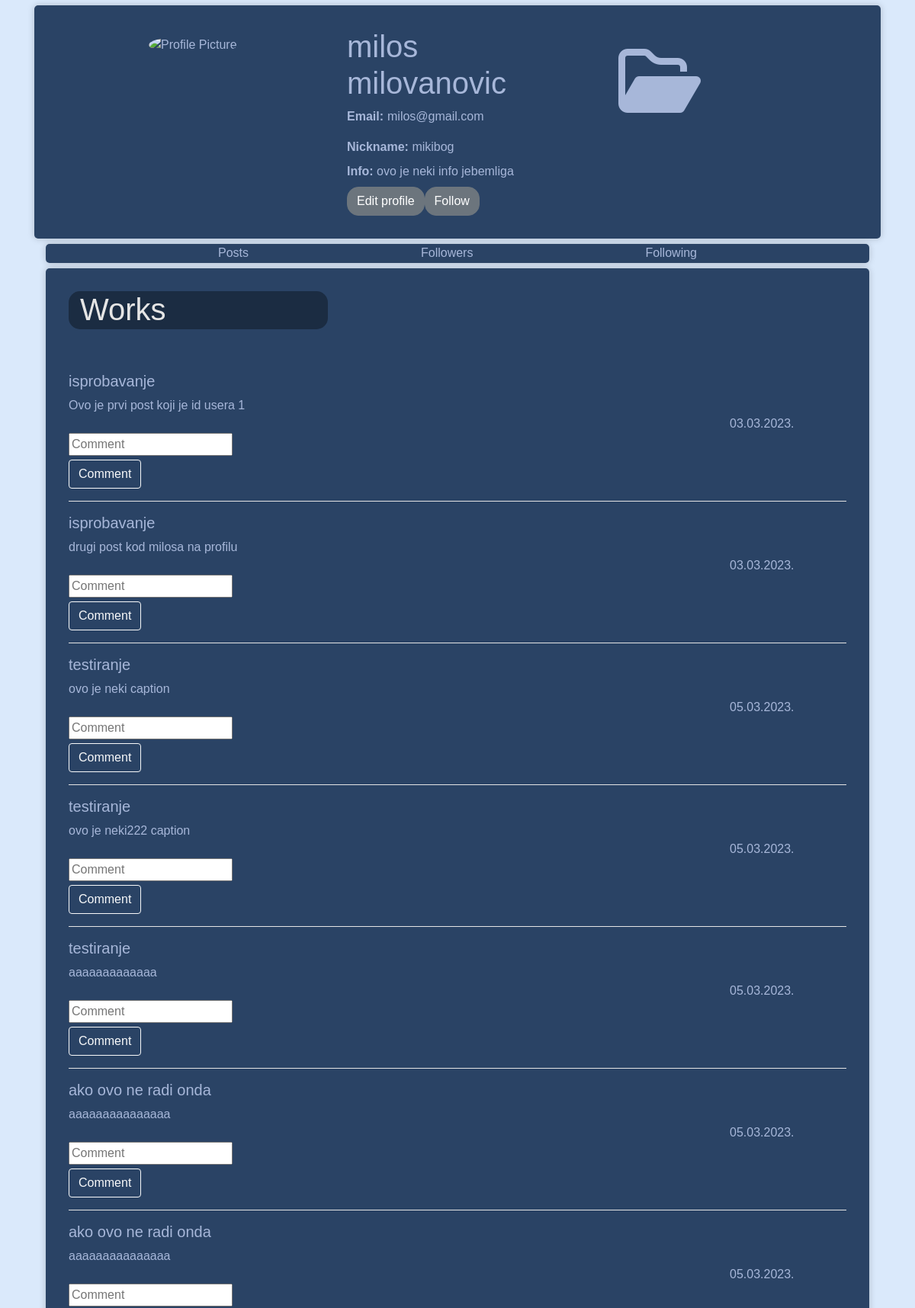
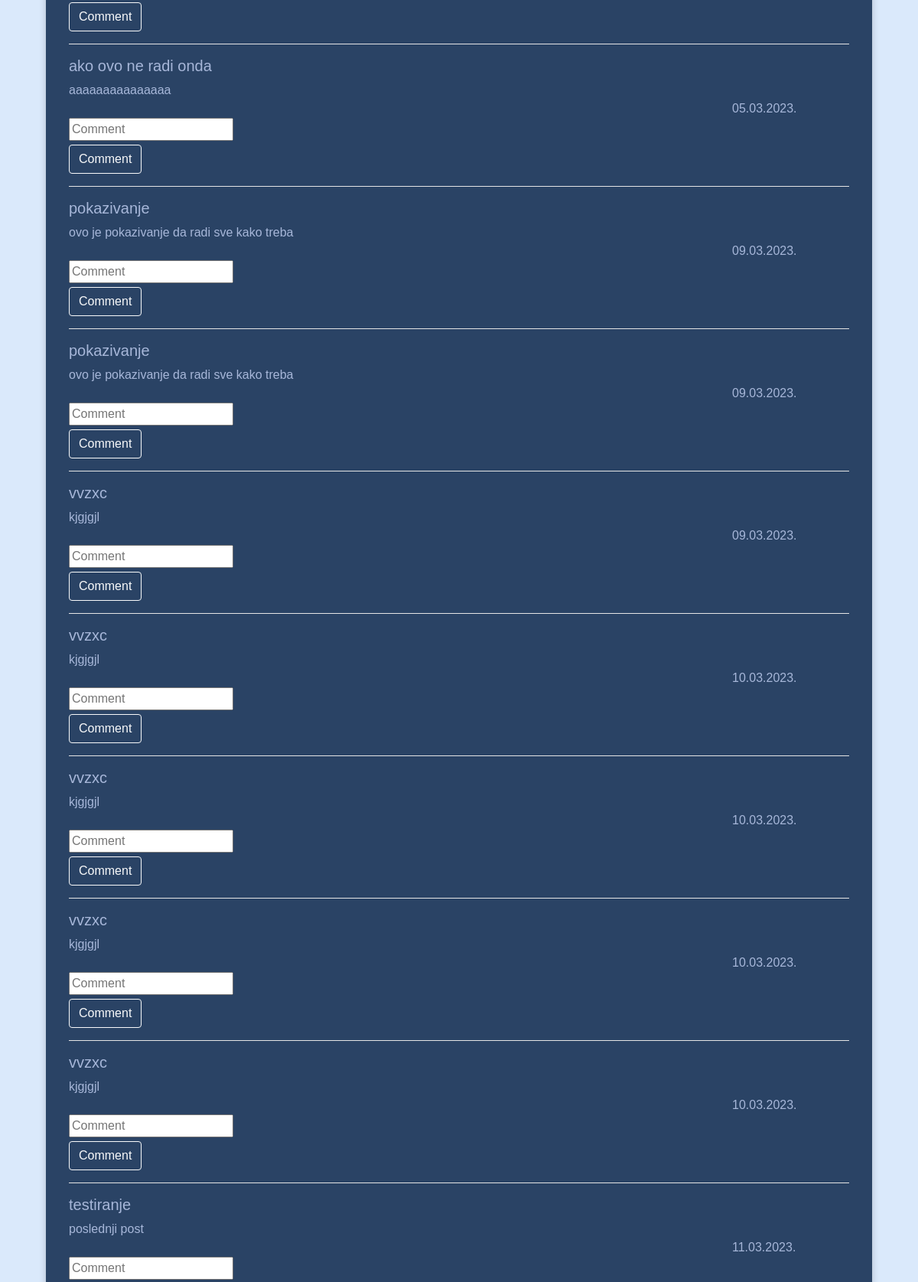
Screenshot of /pages/Profile/profile.php (signed in, upper part) with the database file from the repository (2 pictures, top to bottom).
### tables this page shows
CREATE TABLE `app_user` (
  `user_id` int(11) NOT NULL,
  `user_name` varchar(30) NOT NULL,
  `user_surname` varchar(45) NOT NULL,
  `user_nickname` varchar(15) NOT NULL,
  `user_email` varchar(30) NOT NULL,
  `user_password` varchar(30) NOT NULL,
  `user_info` tinytext DEFAULT NULL
);

CREATE TABLE `post` (
  `post_id` int(11) NOT NULL,
  `user_id` int(11) NOT NULL,
  `created_datetime` datetime NOT NULL DEFAULT current_timestamp(),
  `caption` tinytext DEFAULT NULL,
  `category` varchar(20) DEFAULT NULL,
  `uploaded_file` mediumtext NOT NULL,
  `status` int(11) NOT NULL DEFAULT 1
);

### models/classes.php (the view, shortened to what this page needs)
<?php
class Database{
private $host="localhost";
private $username="root";
private $password="";
private $name="project_database";
function connect(){
    return mysqli_connect($this->host,$this->username,$this->password,$this->name);
}
}
class User{
     public $id;
     public $db;
     public $name;
     public $surname;
     public $nickname;
     public $email;
     public $info;
    public function __construct($datab,$id){
        $this->id = $id;
        $this->db = $datab->connect();
        $this->loadData();
    }
    function loadData(){
        $querry="SELECT user_name, user_surname, user_nickname, user_email, user_info, user_password FROM app_user WHERE user_id = {$this->id}";
        $res=mysqli_query($this->db,$querry);
        if(mysqli_num_rows($res)==0){
            echo "eror sa upitom nema ga u bazi";
        }else
        {   while($row=mysqli_fetch_assoc($res)){
            $this->name = $row['user_name'];
            $this->surname = $row['user_surname'];
            $this->nickname = $row['user_nickname'];
            $this->email = $row['user_email'];
            $this->info = $row['user_info'];
        }
    }
    }
    public function getName() {
        return $this->name;
    }
    public function getSurname() {
        return $this->surname;
    }
    public function getNickname() {
        if ($this->nickname!=""){
            return $this->nickname;
        }else{
            return "not entered yet";
        }
    }
    public function getEmail() {
        return $this->email;
    }
    public function getInfo() {
        if($this->info!=""){
        return $this->info;
        }else{
            return "Not added info";
        }
    }
    function allposts($datab){
        $dbc=$datab->connect();
        $posts=array();
        $query="call posts_procedure({$this->id})";
        $res=mysqli_query($dbc,$query);
        while($row = mysqli_fetch_assoc($res)){
            $posts[]=$row['post_id'];
        }
        return $posts;
    }
}
class Post{
    public static function getpost($idpost,$datab){
        $dbc=$datab->connect();
        $query=$dbc->prepare("CALL getpost(?)");
        $query->bind_param("i",$idpost);
        $query->execute();
        $res=$query->get_result();
      while( $row=mysqli_fetch_assoc($res)){
        $topic=$row['category'];
       $time=$row['created_datetime'];
       $date=date('d.m.Y.',strtotime($time));
       $txt=$row['caption'];
       $htmlanswer="";
        $htmlanswer.="<div>
        <h5>{$topic}</h5>
        {$txt}<br>
        <div class='date'>{$date}</div>
        </div>";
        echo $htmlanswer;
      }
    }
}
?>

### pages/Profile/profile.php (shortened to what this page needs)
<?php
    $sessionTimeout=2700;
    if(isset($_SESSION['lastlogin'])&&(time()-$_SESSION['lastlogin']>$sessionTimeout)){
      session_unset();
      session_destroy();
      header('Location: ../Login/login.php');
      exit();
    }else{
    include("../../models/classes.php");
    $datab= new Database();
    $user=new User($datab,$_SESSION['iduser']);
  }
?>
<!DOCTYPE html>
<html lang="en">
  <head>
    <link rel="stylesheet" href="https://cdnjs.cloudflare.com/ajax/libs/font-awesome/6.3.0/css/all.min.css">
    <link rel="stylesheet" href="https://maxcdn.bootstrapcdn.com/bootstrap/4.0.0/css/bootstrap.min.css">
    <link rel="stylesheet" href="style.css">
  </head>
  <body>
    <div class="container">
      <div class = "header">
        <div class="row">
          <div class="col-md-4">
            <div class="profile-pic">
              <img src="" alt="Profile Picture">
            </div>
          </div>
          <div class="col-md-4">
            <div class="profile-info">
              <h1><?php echo"{$user->getName()} {$user->getSurname()}"?></h1>
              <ul class="list-unstyled">
                <li><strong>Email:</strong><?php echo "{$user->getEmail()}";?></li>
              </ul>
              <p>
              <?php
                echo "<label class='lblProfile'>Nickname:</label> {$user->getNickname()}<br>
                <label class='lblProfile'>Info:</label> {$user->getInfo()}<br>
                <button  type='button' class='btn btn-secondary' id='btnEdit' name='btnEdit'>Edit profile</a>
                <button  type='button' class='btn btn-secondary' id='btnFollow' name='btnFollow'>Follow</a>";
              ?>
              </p>
              </div>
          </div>
          <div class="col-md-4">
            <div class="post">
              <button id="btnPost" name="btnPost" class="btnTransparent"><i class="fa-regular fa-folder-open fa-6x"></i></button>
            </div>
          </div>
        </div>
      </div>
      <div class="col-md-12">
        <div id="counts">
          <p>Posts</p>
          <p>Followers </p>
          <p>Following</p>
        </div>
        <div id = "works">
          <h1 class="col-md-4">Works</h1>
          <br><br>
          <?php
            $arr_posts=$user->allposts($datab);
            foreach($arr_posts as $el){
              post::getpost($el,$datab);
              echo "<input type='text' name='commtxt{$el}' id='commtxt{$el}' placeholder='Comment'><br>
              <button id='btncomm' class='btn btn-outline-light' type='submit' onclick='Postcomm({$el},{$_SESSION['iduser']})'>Comment</button><hr>";
            }
          ?>
        </div>
      </div>
    </div>
  </body>
</html>

### pages/Profile/style.css (style rules this page uses)
:root { --header: #2a4365; --highlight: #2a4365; --main: #2a4365; --text: #a7b7d9; --section: #e5e5e5; --text-complement: #D9C9A7; }
body { background-color: rgb(218, 233, 251); font-family: 'Trebuchet MS', 'Lucida Sans Unicode', 'Lucida Grande', 'Lucida Sans', Arial, sans-serif ; }
button { border-radius: 15px; }
.container { color: var(--text); }
.profile-pic img { border-radius: 50%; margin: 20px; margin-left: 150px; margin-top: 40px; }
.profile-info { padding: 30px; }
.profile-info h1 { margin-top: 0; }
.profile-info p { margin-bottom: 0; }
.profile-info ul li { margin-bottom: 5px; }
.profile-info ul li strong { margin-right: 5px; }
.lblProfile { font-weight: bolder; }
#btnEdit,#btnFollow { border-radius: 15px; }
.header { margin-top: 7px; height: 33.33%; background-color: var(--header); border-radius: 5px; box-shadow: 0 0 10px rgba(0, 0, 0, 0.2); animation: slideup 1s ease-out; }
.post { padding-top: 50px; color: var(--text); width: fit-content; height: fit-content; }
#counts { margin-top: 7px; background-color: var(--highlight); display: flex; border-radius: 5px; box-shadow: 0 0 10px rgba(0, 0, 0, 0.2); animation: slideup 1s ease-out; justify-content: space-evenly; height: 25px; }
.btnTransparent { background-color: transparent; border: none; color: inherit; }
#works { margin-top: 7px; height: 33.33%; background-color: var(--main); border-radius: 5px; box-shadow: 0 0 10px rgba(0, 0, 0, 0.2); padding: 30px; animation: slideup 1s ease-out; }
#works button { margin-top: 5px; }
#works hr { background-color: white; }
#works h1 { color: var(--section); border-radius: 15px; background-color: #1b2c42; height: 50px; }
.date { position: relative; margin-left: 85%; }

### rows the page displays
app_user: user_name "milos", user_surname "milovanovic", user_email "milos@gmail.com", user_nickname "mikibog", user_info "ovo je neki info jebemliga"
post: category "isprobavanje", caption "Ovo je prvi post koji je id usera 1", created_datetime "03.03.2023."
post: category "isprobavanje", caption "drugi post kod milosa na profilu", created_datetime "03.03.2023."
post: category "testiranje", caption "ovo je neki caption", created_datetime "05.03.2023."
post: category "testiranje", caption "ovo je neki222 caption", created_datetime "05.03.2023."
post: category "testiranje", caption "aaaaaaaaaaaaa", created_datetime "05.03.2023."
post: category "ako ovo ne radi onda", caption "aaaaaaaaaaaaaaa", created_datetime "05.03.2023."
post: category "ako ovo ne radi onda", caption "aaaaaaaaaaaaaaa", created_datetime "05.03.2023."
post: category "ako ovo ne radi onda", caption "aaaaaaaaaaaaaaa", created_datetime "05.03.2023."
post: category "pokazivanje", caption "ovo je pokazivanje da radi sve kako treba", created_datetime "09.03.2023."
post: category "pokazivanje", caption "ovo je pokazivanje da radi sve kako treba", created_datetime "09.03.2023."
post: category "vvzxc", caption "kjgjgjl", created_datetime "09.03.2023."
post: category "vvzxc", caption "kjgjgjl", created_datetime "10.03.2023."
post: category "vvzxc", caption "kjgjgjl", created_datetime "10.03.2023."
post: category "vvzxc", caption "kjgjgjl", created_datetime "10.03.2023."
post: category "vvzxc", caption "kjgjgjl", created_datetime "10.03.2023."
post: category "testiranje", caption "poslednji post", created_datetime "11.03.2023."
